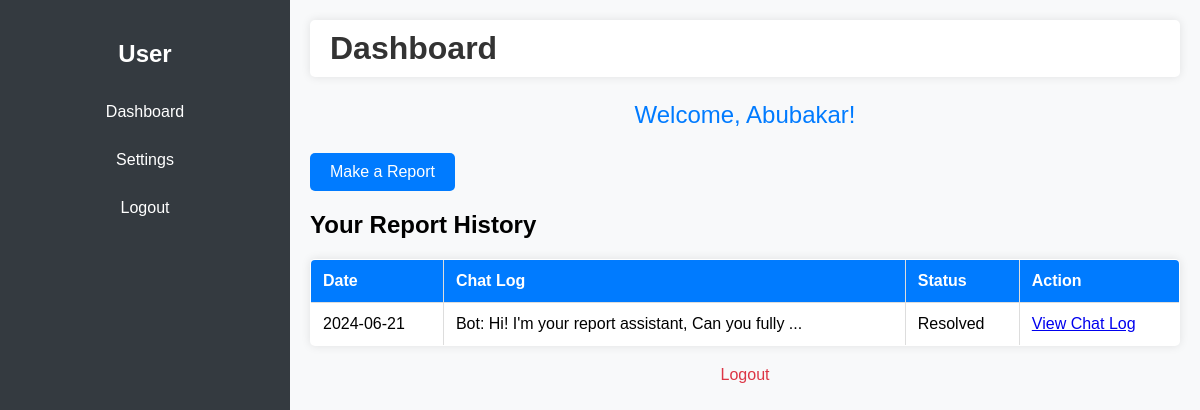
/user_dashboard (signed in), run on an earlier commit of the app's database.
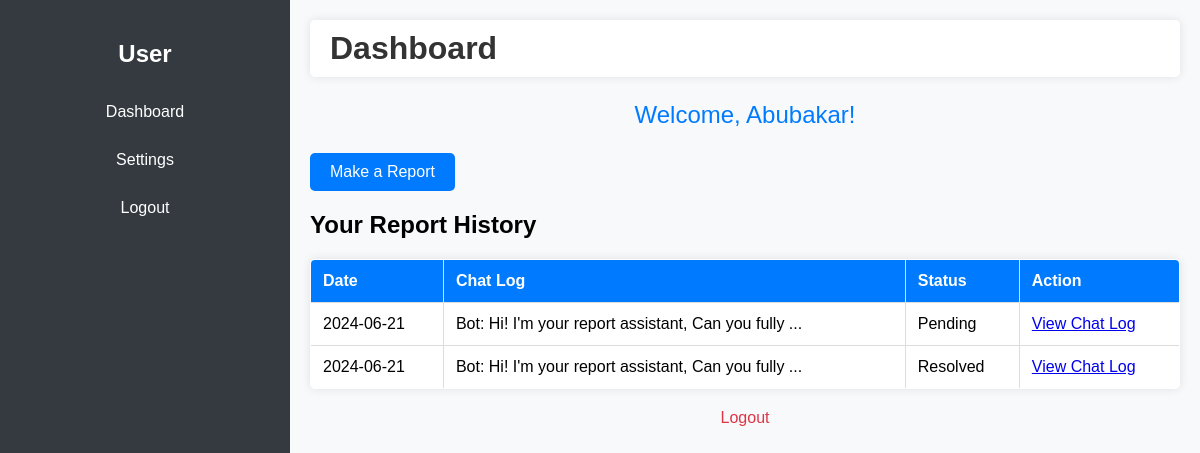
And on a later commit of the database.
### app.py (models this page shows)
class Report(db.Model):
    id = db.Column(db.Integer, primary_key=True)
    user_id = db.Column(db.Integer, db.ForeignKey('user.id'), nullable=False)
    chat_log = db.Column(db.Text, nullable=False)
    date = db.Column(db.DateTime, nullable=False, default=datetime.utcnow)
    evidence_filename = db.Column(db.String(200), nullable=True)
    status = db.Column(db.String(50), nullable=False, default='Pending')  # New status column

### app.py (the view)
@app.route('/user_dashboard')
def user_dashboard():
    if 'user_id' not in session:
        return redirect(url_for('login'))
    user_id = session['user_id']
    current_user = User.query.get(user_id)
    reports = Report.query.filter_by(user_id=user_id).order_by(Report.date.desc()).all()
    return render_template('user_dashboard.html', user=current_user, reports=reports)

### templates/user_dashboard.html (shortened to what this page needs)
<!DOCTYPE html>
<html lang="en">
<head>
</head>
<body>
    <div class="sidebar">
        <h2>User</h2>
        <a href="{{ url_for('user_dashboard') }}">Dashboard</a>
        <a href="{{ url_for('user_settings') }}">Settings</a>
        <a href="{{ url_for('logout') }}">Logout</a>
    </div>
    <div class="content">
        <div class="header">
            <h1>Dashboard</h1>
        </div>
        <div class="welcome">
            <p>Welcome, {{ user.fullname }}!</p>
        </div>
        <div class="report-button">
            <a href="{{ url_for('report') }}" class="btn">Make a Report</a>
        </div>
        <div class="report-history">
            <h2>Your Report History</h2>
            <table>
                <thead>
                    <tr>
                        <th>Date</th>
                        <th>Chat Log</th>
                        <th>Status</th>
                        <th>Action</th>
                    </tr>
                </thead>
                <tbody>
                    {% for report in reports %}
                    <tr>
                        <td>{{ report.date.strftime('%Y-%m-%d') }}</td>
                        <td>{{ report.chat_log[:50] }}...</td>
                        <td>{{ report.status }}</td>
                        <td><a href="{{ url_for('user_view_chat_log', report_id=report.id) }}">View Chat Log</a></td>
                    </tr>
                    {% endfor %}
                </tbody>
            </table>
        </div>
        <div class="logout">
            <p><a href="{{ url_for('logout') }}">Logout</a></p>
        </div>
    </div>
</body>
</html>

What changed in the data, as far as the page shows it:
added Report: date "2024-06-21", chat_log "Bot: Hi! I'm your report assistant, Can you fully", status "Pending"
